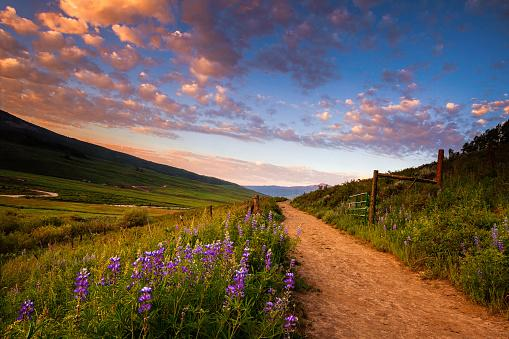
#> input picture zagovor3/data/planina-uint8.jpeg, 509 x 339 px, found by its file name
$ python resitve.py
#> lines starting #> are read from the running program, lines starting #| are printed output that depends on the picture; after the words box and inside, x2 and y2 are one past the last pixel; in counts of white or black regions, pixels touching at a corner belong together
#> further down, im is the input picture: shape (339, 509, 3); mean R, G, B 111, 94.7, 83.5
"""Zagovor laboratorijskih vaj - Naloga 2022-2, resitve"""
import numpy as np
import matplotlib.pyplot as plt
from vaja03.code.python.script import displayImage


# -------------------------------------------------------------
## 1. NALOGA
def standardize_image(iImage):
    """
    Funkcija, ki standardizira vsak kanal vhodne slike
    """
    iImage = iImage.astype(float)
    oImage = np.copy(iImage)

    red = iImage[:, :, 0]
    r_mean = red.mean()
#> r_mean = 111
    r_std = red.std()
#> r_std = 60.9
    red -= r_mean
    red /= r_std

    green = iImage[:, :, 1]
    g_mean = green.mean()
#> g_mean = 94.74
    g_std = green.std()
#> g_std = 49.14
    green -= g_mean
    green /= g_std

    blue = iImage[:, :, 2]
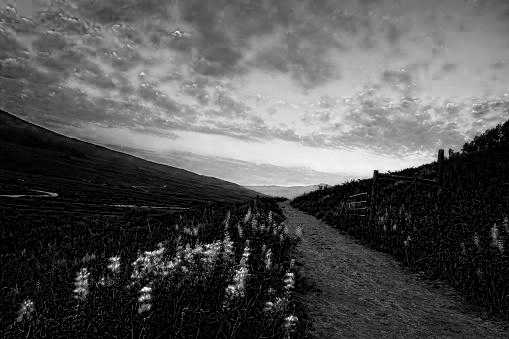
#> blue: shape (339, 509) float64; min 0, max 255, mean 83.5
    b_mean = blue.mean()
#> b_mean = 83.46
    b_std = blue.std()
#> b_std = 71.01
    blue -= b_mean
    blue /= b_std
    oImage[:, :, 0] = red
    oImage[:, :, 1] = green
    oImage[:, :, 2] = blue
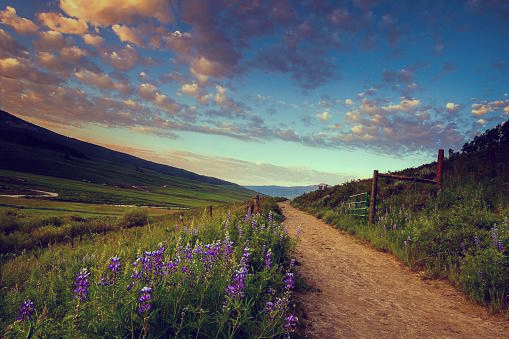
#> oImage: shape (339, 509, 3) float64; mean R, G, B -2.59e-15, -8.47e-15, -6.02e-14; drawn with min black and max white
    return oImage, r_mean, r_std, g_mean, g_std, b_mean, b_std


if __name__ == "__main__":
    im = plt.imread("zagovor_2022_3/code/data/planina-uint8.jpeg")
    img_standardized, r_mean, r_std, g_mean, g_std, b_mean, b_std = standardize_image(
        im
    )
#> r_mean = 111; r_std = 60.9; g_mean = 94.74; g_std = 49.14; b_mean = 83.46; b_std = 71.01
    displayImage(img_standardized, "Standardizirana slika")
#> (this line was passed over: vaja03 is not available in this run)


# -------------------------------------------------------------
## 2. NALOGA
def rgb2hsl(rgb):
    R = rgb[..., 0]
    G = rgb[..., 1]
    B = rgb[..., 2]
    V = rgb.max(-1)
    C = V - rgb.min(-1)
    L = V - C / 2
    H = np.zeros_like(V)
    H[V == R] = (((G - B) / C))[V == R]
    H[V == G] = ((2 + (B - R) / C))[V == G]
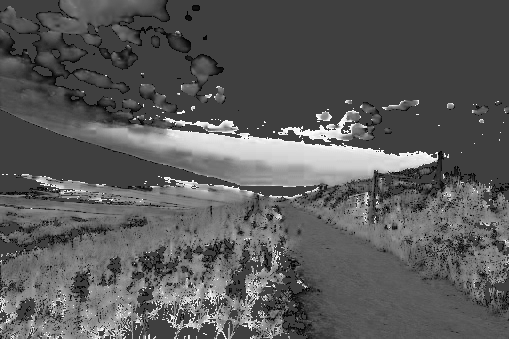
#> H: shape (339, 509) float64; min -0.998, max 3, mean 0.42; drawn with min black and max white
    H[V == B] = ((4 + (R - G) / C))[V == B]
    H[C == 0] = 0
    H = H * 60
    # H = H/6%1

    # S component for HSV
    S_V = np.zeros_like(V)
    S_V[V != 0] = (C / V)[V != 0]

    # S component for HSL
    S_L = np.zeros_like(L)
    msk = np.logical_or(L == 0, L == 1)
#> msk: shape (339, 509) bool; every value is 0
    S_L[~msk] = (C / (1 - np.abs(2 * V - C - 1)))[~msk]

    hsl = np.stack((H, S_L, L), axis=-1)
    hsv = np.stack((H, S_V, V), axis=-1)
    return hsl


if __name__ == "__main__":
    img_hsv = rgb2hsl(img_standardized)
    displayImage(img_hsv, "img_hsv")
#> (this line was passed over: vaja03 is not available in this run)

# -------------------------------------------------------------
## 3. NALOGA
if __name__ == "__main__":
    nebo_mask = np.logical_and(img_hsv[:, :, 0] >= 100, img_hsv[:, :, 0] < 250)
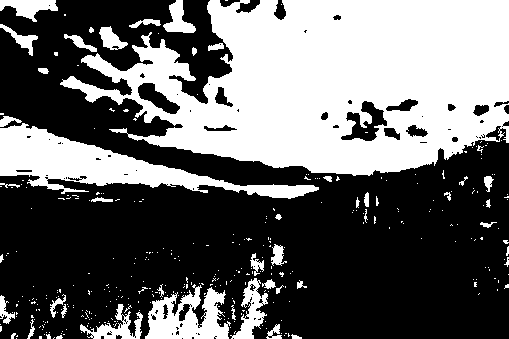
#> nebo_mask: shape (339, 509) bool; 40.2% white; 355 white regions (307 under 20 px), largest, box (x1, y1, x2, y2) and area: (60, 0, 509, 176) 51699, (0, 123, 319, 199) 8073, (145, 284, 231, 339) 2737
    displayImage(img_hsv[:, :, 0], "Kanal H")
#> (this line was passed over: vaja03 is not available in this run)
    displayImage(nebo_mask * 255, "Maska neba")
#> (this line was passed over: vaja03 is not available in this run)
    img_hsv_transformed = np.copy(img_hsv)
    img_hsv_transformed[nebo_mask, 0] = img_hsv_transformed[nebo_mask, 0] / 5
    displayImage(img_hsv_transformed, "img_hsv_transformed")
#> (this line was passed over: vaja03 is not available in this run)


# -------------------------------------------------------------
## 4. NALOGA
def hsl2rgb(hsl):
    H = hsl[..., 0]
    S_L = hsl[..., 1]
    L = hsl[..., 2]
    C = (1 - np.abs(2 * L - 1)) * S_L
    H_hat = H / 60
    X = C * (1 - np.abs(H_hat % 2 - 1))
    R1 = np.zeros_like(H)
    G1 = np.zeros_like(H)
    B1 = np.zeros_like(H)

    msk = np.logical_and(0 <= H_hat, H_hat < 1)
#> msk: shape (339, 509) bool; 32.4% white; 592 white regions (528 under 20 px), largest, box (x1, y1, x2, y2) and area: (0, 174, 509, 339) 39443, (0, 56, 238, 179) 6105, (38, 0, 163, 44) 2905
    R1[msk] = C[msk]
    G1[msk] = X[msk]

    msk = np.logical_and(1 <= H_hat, H_hat < 2)
#> msk: shape (339, 509) bool; 11.8% white; 743 white regions (681 under 20 px), largest, box (x1, y1, x2, y2) and area: (1, 258, 147, 339) 4332, (87, 123, 390, 187) 4238, (146, 254, 234, 331) 1723
    R1[msk] = X[msk]
#> R1: shape (339, 509) float64; min 0, max 2.43, mean 0.393
    G1[msk] = C[msk]
#> G1: shape (339, 509) float64; min 0, max 2.48, mean 0.251

    msk = np.logical_and(2 <= H_hat, H_hat < 3)
#> msk: shape (339, 509) bool; 5.2% white; 577 white regions (554 under 20 px), largest, box (x1, y1, x2, y2) and area: (153, 129, 438, 173) 5474, (278, 110, 359, 142) 658, (163, 117, 239, 134) 290
    G1[msk] = C[msk]
#> G1: shape (339, 509) float64; min 0, max 2.48, mean 0.283
    B1[msk] = X[msk]

    msk = np.logical_and(3 <= H_hat, H_hat < 4)
#> msk: shape (339, 509) bool; 29.6% white; 531 white regions (492 under 20 px), largest, box (x1, y1, x2, y2) and area: (61, 0, 509, 160) 41868, (47, 133, 316, 198) 3413, (0, 0, 58, 22) 627
    G1[msk] = X[msk]
    B1[msk] = C[msk]

    msk = np.logical_and(4 <= H_hat, H_hat < 5)
#> msk: shape (339, 509) bool; 13.3% white; 1087 white regions (984 under 20 px), largest, box (x1, y1, x2, y2) and area: (61, 0, 264, 82) 4296, (0, 110, 179, 182) 3829, (438, 120, 509, 204) 2707
    R1[msk] = X[msk]
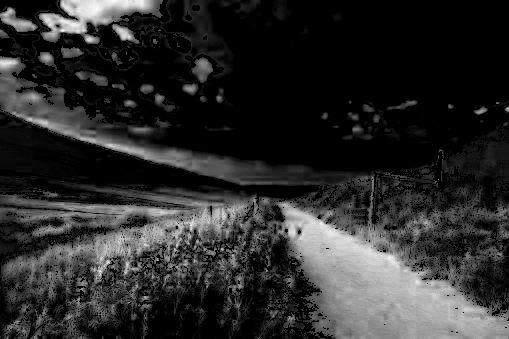
#> R1: shape (339, 509) float64; min 0, max 2.43, mean 0.419; drawn with min black and max white
    B1[msk] = C[msk]
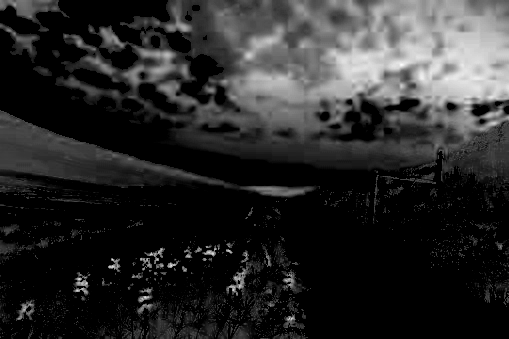
#> B1: shape (339, 509) float64; min 0, max 2.67, mean 0.438; drawn with min black and max white

    msk = np.logical_and(5 <= H_hat, H_hat < 6)
    R1[msk] = C[msk]
    B1[msk] = X[msk]

    m = L - C / 2
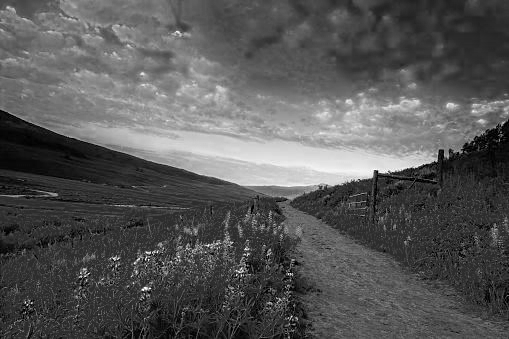
#> m: shape (339, 509) float64; min -1.93, max 2.36, mean -0.451; drawn with min black and max white
    return np.stack((R1 + m, G1 + m, B1 + m), axis=-1)


if __name__ == "__main__":
    img_hsv_to_rgb = hsl2rgb(img_hsv)
    displayImage(img_hsv_to_rgb, "img_hsv_to_rgb")
#> (this line was passed over: vaja03 is not available in this run)
    img_rgb_transformed = hsl2rgb(img_hsv_transformed)
    displayImage(img_rgb_transformed, "img_rgb_transformed")
#> (this line was passed over: vaja03 is not available in this run)
#> (the run stopped early here; a loop or call above may not have finished)
